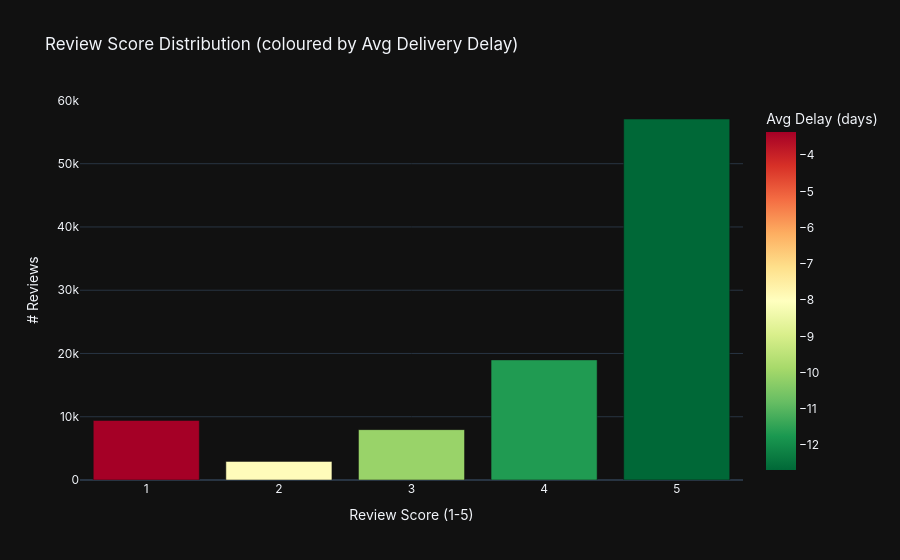

The notebook cell this image was saved under:
### Markdown cell above
## 5. Review Score vs Delivery Delay

### Code cell
review_query = '''
SELECT
    r.review_score,
    COUNT(*)  AS count,
    ROUND(AVG(JULIANDAY(o.order_delivered_customer_date) -
              JULIANDAY(o.order_estimated_delivery_date)), 2) AS avg_delay
FROM order_reviews r
JOIN orders o ON r.order_id = o.order_id
WHERE o.order_status = 'delivered'
GROUP BY r.review_score ORDER BY r.review_score
'''
review_df = pd.read_sql(review_query, engine)
print(review_df.to_string(index=False))

fig4 = px.bar(review_df, x='review_score', y='count', color='avg_delay',
              color_continuous_scale='RdYlGn_r',
              title=' Review Score Distribution (coloured by Avg Delivery Delay)',
              labels={'review_score':'Review Score (1-5)','count':'# Reviews',
                      'avg_delay':'Avg Delay (days)'})
fig4.update_layout(template='plotly_dark', font_family='Inter')
fig4.show()

### Figure 1 — Plotly figure (JSON) as saved in the notebook; plotly's stock layout.template omitted (floating-point values rounded to 4 significant figures)
{"data": [{"hovertemplate": "Review Score (1-5)=%{x}<br># Reviews=%{y}<br>Avg Delay (days)=%{marker.color}<extra></extra>", "legendgroup": "", "marker": {"color": [-3.36, -7.94, -10.08, -11.68, -12.69], "coloraxis": "coloraxis", "pattern": {"shape": ""}}, "name": "", "orientation": "v", "showlegend": false, "textposition": "auto", "type": "bar", "x": [1, 2, 3, 4, 5], "xaxis": "x", "y": [9406, 2941, 7961, 18987, 57066], "yaxis": "y"}], "layout": {"barmode": "relative", "coloraxis": {"autocolorscale": false, "colorbar": {"title": {"text": "Avg Delay (days)"}}, "colorscale": [[0, "rgb(0,104,55)"], [0.1, "rgb(26,152,80)"], [0.2, "rgb(102,189,99)"], [0.3, "rgb(166,217,106)"], [0.4, "rgb(217,239,139)"], [0.5, "rgb(255,255,191)"], [0.6, "rgb(254,224,139)"], [0.7, "rgb(253,174,97)"], [0.8, "rgb(244,109,67)"], [0.9, "rgb(215,48,39)"], [1, "rgb(165,0,38)"]]}, "font": {"family": "Inter"}, "legend": {"tracegroupgap": 0}, "title": {"text": " Review Score Distribution (coloured by Avg Delivery Delay)"}, "xaxis": {"anchor": "y", "domain": [0, 1], "title": {"text": "Review Score (1-5)"}}, "yaxis": {"anchor": "x", "domain": [0, 1], "title": {"text": "# Reviews"}}}}
